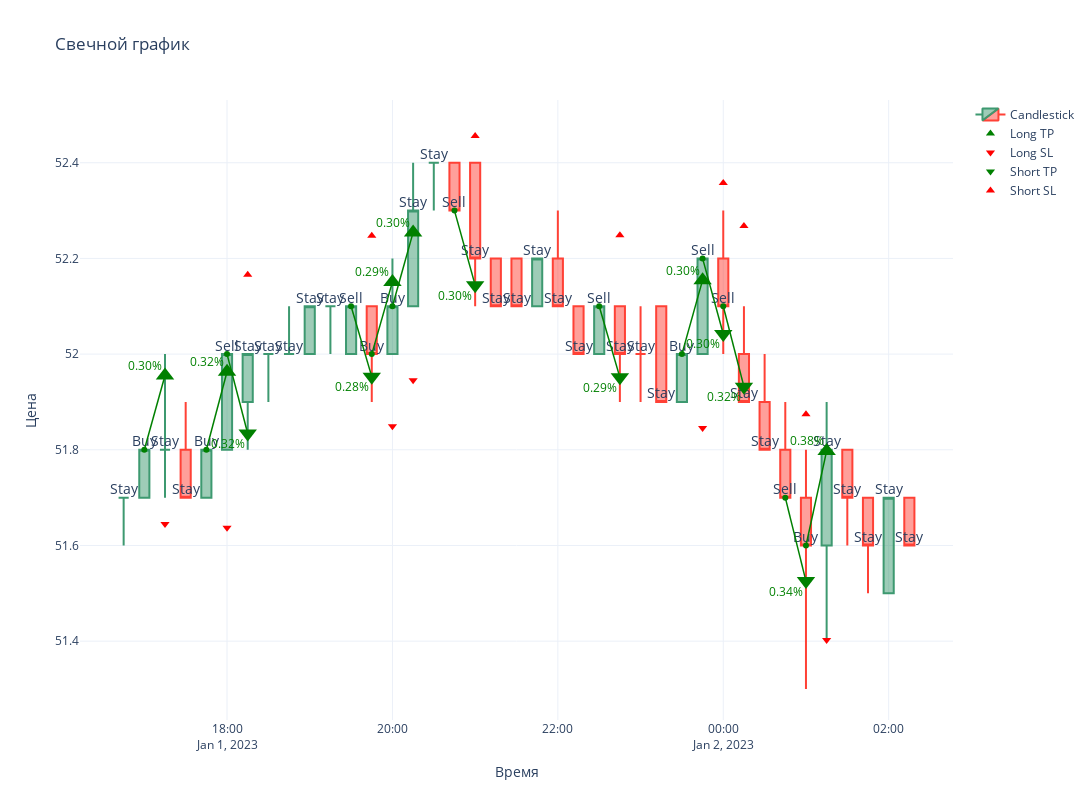

Notebook source saved alongside this figure:
### Code cell
def main():
    # Загрузка и подготовка данных
    df = prepare_data('data/AAVE_USDT_15m_candles.csv', multiplier=2)
    tp_profit = df[df['target'] == 1]['returns'].mean()
    sl_loss = df[df['target'] == -1]['returns'].abs().mean()
    print(f"Средний TP: {tp_profit:.4%}, Средний SL: {sl_loss:.4%}")
    print(df.target.value_counts())
    
    # Визуализация
    viz_df = df[65:104]
    fig = create_candlestick_chart(viz_df)
    add_levels(fig, viz_df)
    add_target_annotations(fig, viz_df)
    add_trade_lines(fig, viz_df)  # Заменяем предыдущие аннотации
    
    fig.show()

if __name__ == "__main__":
    main()

### Figure 1 — Plotly figure (JSON) as saved in the notebook; plotly's stock layout.template omitted (floating-point values rounded to 4 significant figures)
{"data": [{"close": [51.7, 51.8, 51.8, 51.7, 51.8, 52, 52, 52, 52, 52.1, 52.1, 52.1, 52, 52.1, 52.3, 52.4, 52.3, 52.2, 52.1, 52.1, 52.2, 52.1, 52, 52.1, 52, 52, 51.9, 52, 52.2, 52.1, 51.9, 51.8, 51.7, 51.6, 51.8, 51.7, 51.6, 51.7, 51.6], "high": [51.7, 51.8, 52, 51.9, 51.8, 52, 52, 52, 52.1, 52.1, 52.1, 52.1, 52.1, 52.2, 52.4, 52.4, 52.4, 52.4, 52.2, 52.2, 52.2, 52.3, 52.1, 52.1, 52.1, 52.1, 52.1, 52, 52.2, 52.3, 52.1, 52, 51.9, 51.8, 51.9, 51.8, 51.7, 51.7, 51.7], "low": [51.6, 51.7, 51.7, 51.7, 51.7, 51.8, 51.8, 51.9, 52, 52, 52, 52, 51.9, 52, 52.1, 52.3, 52.3, 52.1, 52.1, 52.1, 52.1, 52.1, 52, 52, 51.9, 51.9, 51.9, 51.9, 52, 52, 51.9, 51.8, 51.7, 51.3, 51.4, 51.6, 51.5, 51.5, 51.6], "name": "Candlestick", "open": [51.7, 51.7, 51.8, 51.8, 51.7, 51.8, 51.9, 52, 52, 52, 52.1, 52, 52.1, 52, 52.1, 52.4, 52.4, 52.4, 52.2, 52.2, 52.1, 52.2, 52.1, 52, 52.1, 52, 52.1, 51.9, 52, 52.2, 52, 51.9, 51.8, 51.7, 51.6, 51.8, 51.7, 51.5, 51.7], "type": "candlestick", "x": ["2023-01-01T16:45:00", "2023-01-01T17:00:00", "2023-01-01T17:15:00", "2023-01-01T17:30:00", "2023-01-01T17:45:00", "2023-01-01T18:00:00", "2023-01-01T18:15:00", "2023-01-01T18:30:00", "2023-01-01T18:45:00", "2023-01-01T19:00:00", "2023-01-01T19:15:00", "2023-01-01T19:30:00", "2023-01-01T19:45:00", "2023-01-01T20:00:00", "2023-01-01T20:15:00", "2023-01-01T20:30:00", "2023-01-01T20:45:00", "2023-01-01T21:00:00", "2023-01-01T21:15:00", "2023-01-01T21:30:00", "2023-01-01T21:45:00", "2023-01-01T22:00:00", "2023-01-01T22:15:00", "2023-01-01T22:30:00", "2023-01-01T22:45:00", "2023-01-01T23:00:00", "2023-01-01T23:15:00", "2023-01-01T23:30:00", "2023-01-01T23:45:00", "2023-01-02T00:00:00", "2023-01-02T00:15:00", "2023-01-02T00:30:00", "2023-01-02T00:45:00", "2023-01-02T01:00:00", "2023-01-02T01:15:00", "2023-01-02T01:30:00", "2023-01-02T01:45:00", "2023-01-02T02:00:00", "2023-01-02T02:15:00"]}, {"marker": {"color": "green", "size": 8, "symbol": "triangle-up"}, "mode": "markers+text", "name": "Long TP", "textposition": "top center", "type": "scatter", "x": ["2023-01-01T17:15:00", "2023-01-01T18:00:00", "2023-01-01T20:00:00", "2023-01-01T20:15:00", "2023-01-01T23:45:00", "2023-01-02T01:15:00"], "y": [51.96, 51.96, 52.15, 52.25, 52.15, 51.8]}, {"marker": {"color": "red", "size": 8, "symbol": "triangle-down"}, "mode": "markers+text", "name": "Long SL", "textposition": "bottom center", "type": "scatter", "x": ["2023-01-01T17:15:00", "2023-01-01T18:00:00", "2023-01-01T20:00:00", "2023-01-01T20:15:00", "2023-01-01T23:45:00", "2023-01-02T01:15:00"], "y": [51.64, 51.64, 51.85, 51.95, 51.85, 51.4]}, {"marker": {"color": "green", "size": 8, "symbol": "triangle-down"}, "mode": "markers+text", "name": "Short TP", "textposition": "bottom center", "type": "scatter", "x": ["2023-01-01T18:15:00", "2023-01-01T19:45:00", "2023-01-01T21:00:00", "2023-01-01T22:45:00", "2023-01-02T00:00:00", "2023-01-02T00:15:00", "2023-01-02T01:00:00"], "y": [51.83, 51.95, 52.14, 51.95, 52.04, 51.93, 51.53]}, {"marker": {"color": "red", "size": 8, "symbol": "triangle-up"}, "mode": "markers+text", "name": "Short SL", "textposition": "top center", "type": "scatter", "x": ["2023-01-01T18:15:00", "2023-01-01T19:45:00", "2023-01-01T21:00:00", "2023-01-01T22:45:00", "2023-01-02T00:00:00", "2023-01-02T00:15:00", "2023-01-02T01:00:00"], "y": [52.17, 52.25, 52.46, 52.25, 52.36, 52.27, 51.87]}, {"mode": "text", "showlegend": false, "text": "Stay", "textfont": {"size": 14}, "textposition": "top center", "type": "scatter", "x": ["2023-01-01T16:45:00"], "y": [51.7]}, {"mode": "text", "showlegend": false, "text": "Buy", "textfont": {"size": 14}, "textposition": "top center", "type": "scatter", "x": ["2023-01-01T17:00:00"], "y": [51.8]}, {"mode": "text", "showlegend": false, "text": "Stay", "textfont": {"size": 14}, "textposition": "top center", "type": "scatter", "x": ["2023-01-01T17:15:00"], "y": [51.8]}, {"mode": "text", "showlegend": false, "text": "Stay", "textfont": {"size": 14}, "textposition": "top center", "type": "scatter", "x": ["2023-01-01T17:30:00"], "y": [51.7]}, {"mode": "text", "showlegend": false, "text": "Buy", "textfont": {"size": 14}, "textposition": "top center", "type": "scatter", "x": ["2023-01-01T17:45:00"], "y": [51.8]}, {"mode": "text", "showlegend": false, "text": "Sell", "textfont": {"size": 14}, "textposition": "top center", "type": "scatter", "x": ["2023-01-01T18:00:00"], "y": [52]}, {"mode": "text", "showlegend": false, "text": "Stay", "textfont": {"size": 14}, "textposition": "top center", "type": "scatter", "x": ["2023-01-01T18:15:00"], "y": [52]}, {"mode": "text", "showlegend": false, "text": "Stay", "textfont": {"size": 14}, "textposition": "top center", "type": "scatter", "x": ["2023-01-01T18:30:00"], "y": [52]}, {"mode": "text", "showlegend": false, "text": "Stay", "textfont": {"size": 14}, "textposition": "top center", "type": "scatter", "x": ["2023-01-01T18:45:00"], "y": [52]}, {"mode": "text", "showlegend": false, "text": "Stay", "textfont": {"size": 14}, "textposition": "top center", "type": "scatter", "x": ["2023-01-01T19:00:00"], "y": [52.1]}, {"mode": "text", "showlegend": false, "text": "Stay", "textfont": {"size": 14}, "textposition": "top center", "type": "scatter", "x": ["2023-01-01T19:15:00"], "y": [52.1]}, {"mode": "text", "showlegend": false, "text": "Sell", "textfont": {"size": 14}, "textposition": "top center", "type": "scatter", "x": ["2023-01-01T19:30:00"], "y": [52.1]}, {"mode": "text", "showlegend": false, "text": "Buy", "textfont": {"size": 14}, "textposition": "top center", "type": "scatter", "x": ["2023-01-01T19:45:00"], "y": [52]}, {"mode": "text", "showlegend": false, "text": "Buy", "textfont": {"size": 14}, "textposition": "top center", "type": "scatter", "x": ["2023-01-01T20:00:00"], "y": [52.1]}, {"mode": "text", "showlegend": false, "text": "Stay", "textfont": {"size": 14}, "textposition": "top center", "type": "scatter", "x": ["2023-01-01T20:15:00"], "y": [52.3]}, {"mode": "text", "showlegend": false, "text": "Stay", "textfont": {"size": 14}, "textposition": "top center", "type": "scatter", "x": ["2023-01-01T20:30:00"], "y": [52.4]}, {"mode": "text", "showlegend": false, "text": "Sell", "textfont": {"size": 14}, "textposition": "top center", "type": "scatter", "x": ["2023-01-01T20:45:00"], "y": [52.3]}, {"mode": "text", "showlegend": false, "text": "Stay", "textfont": {"size": 14}, "textposition": "top center", "type": "scatter", "x": ["2023-01-01T21:00:00"], "y": [52.2]}, {"mode": "text", "showlegend": false, "text": "Stay", "textfont": {"size": 14}, "textposition": "top center", "type": "scatter", "x": ["2023-01-01T21:15:00"], "y": [52.1]}, {"mode": "text", "showlegend": false, "text": "Stay", "textfont": {"size": 14}, "textposition": "top center", "type": "scatter", "x": ["2023-01-01T21:30:00"], "y": [52.1]}, {"mode": "text", "showlegend": false, "text": "Stay", "textfont": {"size": 14}, "textposition": "top center", "type": "scatter", "x": ["2023-01-01T21:45:00"], "y": [52.2]}, {"mode": "text", "showlegend": false, "text": "Stay", "textfont": {"size": 14}, "textposition": "top center", "type": "scatter", "x": ["2023-01-01T22:00:00"], "y": [52.1]}, {"mode": "text", "showlegend": false, "text": "Stay", "textfont": {"size": 14}, "textposition": "top center", "type": "scatter", "x": ["2023-01-01T22:15:00"], "y": [52]}, {"mode": "text", "showlegend": false, "text": "Sell", "textfont": {"size": 14}, "textposition": "top center", "type": "scatter", "x": ["2023-01-01T22:30:00"], "y": [52.1]}, {"mode": "text", "showlegend": false, "text": "Stay", "textfont": {"size": 14}, "textposition": "top center", "type": "scatter", "x": ["2023-01-01T22:45:00"], "y": [52]}, {"mode": "text", "showlegend": false, "text": "Stay", "textfont": {"size": 14}, "textposition": "top center", "type": "scatter", "x": ["2023-01-01T23:00:00"], "y": [52]}, {"mode": "text", "showlegend": false, "text": "Stay", "textfont": {"size": 14}, "textposition": "top center", "type": "scatter", "x": ["2023-01-01T23:15:00"], "y": [51.9]}, {"mode": "text", "showlegend": false, "text": "Buy", "textfont": {"size": 14}, "textposition": "top center", "type": "scatter", "x": ["2023-01-01T23:30:00"], "y": [52]}, {"mode": "text", "showlegend": false, "text": "Sell", "textfont": {"size": 14}, "textposition": "top center", "type": "scatter", "x": ["2023-01-01T23:45:00"], "y": [52.2]}, {"mode": "text", "showlegend": false, "text": "Sell", "textfont": {"size": 14}, "textposition": "top center", "type": "scatter", "x": ["2023-01-02T00:00:00"], "y": [52.1]}, {"mode": "text", "showlegend": false, "text": "Stay", "textfont": {"size": 14}, "textposition": "top center", "type": "scatter", "x": ["2023-01-02T00:15:00"], "y": [51.9]}, {"mode": "text", "showlegend": false, "text": "Stay", "textfont": {"size": 14}, "textposition": "top center", "type": "scatter", "x": ["2023-01-02T00:30:00"], "y": [51.8]}, {"mode": "text", "showlegend": false, "text": "Sell", "textfont": {"size": 14}, "textposition": "top center", "type": "scatter", "x": ["2023-01-02T00:45:00"], "y": [51.7]}, {"mode": "text", "showlegend": false, "text": "Buy", "textfont": {"size": 14}, "textposition": "top center", "type": "scatter", "x": ["2023-01-02T01:00:00"], "y": [51.6]}, {"mode": "text", "showlegend": false, "text": "Stay", "textfont": {"size": 14}, "textposition": "top center", "type": "scatter", "x": ["2023-01-02T01:15:00"], "y": [51.8]}, {"mode": "text", "showlegend": false, "text": "Stay", "textfont": {"size": 14}, "textposition": "top center", "type": "scatter", "x": ["2023-01-02T01:30:00"], "y": [51.7]}, {"mode": "text", "showlegend": false, "text": "Stay", "textfont": {"size": 14}, "textposition": "top center", "type": "scatter", "x": ["2023-01-02T01:45:00"], "y": [51.6]}, {"mode": "text", "showlegend": false, "text": "Stay", "textfont": {"size": 14}, "textposition": "top center", "type": "scatter", "x": ["2023-01-02T02:00:00"], "y": [51.7]}, {"mode": "text", "showlegend": false, "text": "Stay", "textfont": {"size": 14}, "textposition": "top center", "type": "scatter", "x": ["2023-01-02T02:15:00"], "y": [51.6]}, {"line": {"color": "green", "width": 1.5}, "marker": {"size": 6}, "mode": "lines+markers", "showlegend": false, "type": "scatter", "x": ["2023-01-01T17:00:00", "2023-01-01T17:15:00"], "y": [51.8, 51.96]}, {"marker": {"color": "green", "size": 16, "symbol": "triangle-up"}, "mode": "markers", "showlegend": false, "type": "scatter", "x": ["2023-01-01T17:15:00"], "y": [51.96]}, {"line": {"color": "green", "width": 1.5}, "marker": {"size": 6}, "mode": "lines+markers", "showlegend": false, "type": "scatter", "x": ["2023-01-01T17:45:00", "2023-01-01T18:00:00"], "y": [51.8, 51.96]}, {"marker": {"color": "green", "size": 16, "symbol": "triangle-up"}, "mode": "markers", "showlegend": false, "type": "scatter", "x": ["2023-01-01T18:00:00"], "y": [51.96]}, {"line": {"color": "green", "width": 1.5}, "marker": {"size": 6}, "mode": "lines+markers", "showlegend": false, "type": "scatter", "x": ["2023-01-01T18:00:00", "2023-01-01T18:15:00"], "y": [52, 51.83]}, {"marker": {"color": "green", "size": 16, "symbol": "triangle-down"}, "mode": "markers", "showlegend": false, "type": "scatter", "x": ["2023-01-01T18:15:00"], "y": [51.83]}, {"line": {"color": "green", "width": 1.5}, "marker": {"size": 6}, "mode": "lines+markers", "showlegend": false, "type": "scatter", "x": ["2023-01-01T19:30:00", "2023-01-01T19:45:00"], "y": [52.1, 51.95]}, {"marker": {"color": "green", "size": 16, "symbol": "triangle-down"}, "mode": "markers", "showlegend": false, "type": "scatter", "x": ["2023-01-01T19:45:00"], "y": [51.95]}, {"line": {"color": "green", "width": 1.5}, "marker": {"size": 6}, "mode": "lines+markers", "showlegend": false, "type": "scatter", "x": ["2023-01-01T19:45:00", "2023-01-01T20:00:00"], "y": [52, 52.15]}, {"marker": {"color": "green", "size": 16, "symbol": "triangle-up"}, "mode": "markers", "showlegend": false, "type": "scatter", "x": ["2023-01-01T20:00:00"], "y": [52.15]}, {"line": {"color": "green", "width": 1.5}, "marker": {"size": 6}, "mode": "lines+markers", "showlegend": false, "type": "scatter", "x": ["2023-01-01T20:00:00", "2023-01-01T20:15:00"], "y": [52.1, 52.25]}, {"marker": {"color": "green", "size": 16, "symbol": "triangle-up"}, "mode": "markers", "showlegend": false, "type": "scatter", "x": ["2023-01-01T20:15:00"], "y": [52.25]}, {"line": {"color": "green", "width": 1.5}, "marker": {"size": 6}, "mode": "lines+markers", "showlegend": false, "type": "scatter", "x": ["2023-01-01T20:45:00", "2023-01-01T21:00:00"], "y": [52.3, 52.14]}, {"marker": {"color": "green", "size": 16, "symbol": "triangle-down"}, "mode": "markers", "showlegend": false, "type": "scatter", "x": ["2023-01-01T21:00:00"], "y": [52.14]}, {"line": {"color": "green", "width": 1.5}, "marker": {"size": 6}, "mode": "lines+markers", "showlegend": false, "type": "scatter", "x": ["2023-01-01T22:30:00", "2023-01-01T22:45:00"], "y": [52.1, 51.95]}, {"marker": {"color": "green", "size": 16, "symbol": "triangle-down"}, "mode": "markers", "showlegend": false, "type": "scatter", "x": ["2023-01-01T22:45:00"], "y": [51.95]}, {"line": {"color": "green", "width": 1.5}, "marker": {"size": 6}, "mode": "lines+markers", "showlegend": false, "type": "scatter", "x": ["2023-01-01T23:30:00", "2023-01-01T23:45:00"], "y": [52, 52.15]}, {"marker": {"color": "green", "size": 16, "symbol": "triangle-up"}, "mode": "markers", "showlegend": false, "type": "scatter", "x": ["2023-01-01T23:45:00"], "y": [52.15]}, {"line": {"color": "green", "width": 1.5}, "marker": {"size": 6}, "mode": "lines+markers", "showlegend": false, "type": "scatter", "x": ["2023-01-01T23:45:00", "2023-01-02T00:00:00"], "y": [52.2, 52.04]}, {"marker": {"color": "green", "size": 16, "symbol": "triangle-down"}, "mode": "markers", "showlegend": false, "type": "scatter", "x": ["2023-01-02T00:00:00"], "y": [52.04]}, {"line": {"color": "green", "width": 1.5}, "marker": {"size": 6}, "mode": "lines+markers", "showlegend": false, "type": "scatter", "x": ["2023-01-02T00:00:00", "2023-01-02T00:15:00"], "y": [52.1, 51.93]}, {"marker": {"color": "green", "size": 16, "symbol": "triangle-down"}, "mode": "markers", "showlegend": false, "type": "scatter", "x": ["2023-01-02T00:15:00"], "y": [51.93]}, {"line": {"color": "green", "width": 1.5}, "marker": {"size": 6}, "mode": "lines+markers", "showlegend": false, "type": "scatter", "x": ["2023-01-02T00:45:00", "2023-01-02T01:00:00"], "y": [51.7, 51.53]}, {"marker": {"color": "green", "size": 16, "symbol": "triangle-down"}, "mode": "markers", "showlegend": false, "type": "scatter", "x": ["2023-01-02T01:00:00"], "y": [51.53]}, {"line": {"color": "green", "width": 1.5}, "marker": {"size": 6}, "mode": "lines+markers", "showlegend": false, "type": "scatter", "x": ["2023-01-02T01:00:00", "2023-01-02T01:15:00"], "y": [51.6, 51.8]}, {"marker": {"color": "green", "size": 16, "symbol": "triangle-up"}, "mode": "markers", "showlegend": false, "type": "scatter", "x": ["2023-01-02T01:15:00"], "y": [51.8]}], "layout": {"annotations": [{"font": {"color": "green", "size": 12}, "showarrow": false, "text": "0.30%", "x": "2023-01-01T17:15:00", "xshift": -20, "y": 51.96, "yshift": 10}, {"font": {"color": "green", "size": 12}, "showarrow": false, "text": "0.32%", "x": "2023-01-01T18:00:00", "xshift": -20, "y": 51.96, "yshift": 10}, {"font": {"color": "green", "size": 12}, "showarrow": false, "text": "0.32%", "x": "2023-01-01T18:15:00", "xshift": -20, "y": 51.83, "yshift": -10}, {"font": {"color": "green", "size": 12}, "showarrow": false, "text": "0.28%", "x": "2023-01-01T19:45:00", "xshift": -20, "y": 51.95, "yshift": -10}, {"font": {"color": "green", "size": 12}, "showarrow": false, "text": "0.29%", "x": "2023-01-01T20:00:00", "xshift": -20, "y": 52.15, "yshift": 10}, {"font": {"color": "green", "size": 12}, "showarrow": false, "text": "0.30%", "x": "2023-01-01T20:15:00", "xshift": -20, "y": 52.25, "yshift": 10}, {"font": {"color": "green", "size": 12}, "showarrow": false, "text": "0.30%", "x": "2023-01-01T21:00:00", "xshift": -20, "y": 52.14, "yshift": -10}, {"font": {"color": "green", "size": 12}, "showarrow": false, "text": "0.29%", "x": "2023-01-01T22:45:00", "xshift": -20, "y": 51.95, "yshift": -10}, {"font": {"color": "green", "size": 12}, "showarrow": false, "text": "0.30%", "x": "2023-01-01T23:45:00", "xshift": -20, "y": 52.15, "yshift": 10}, {"font": {"color": "green", "size": 12}, "showarrow": false, "text": "0.30%", "x": "2023-01-02T00:00:00", "xshift": -20, "y": 52.04, "yshift": -10}, {"font": {"color": "green", "size": 12}, "showarrow": false, "text": "0.32%", "x": "2023-01-02T00:15:00", "xshift": -20, "y": 51.93, "yshift": -10}, {"font": {"color": "green", "size": 12}, "showarrow": false, "text": "0.34%", "x": "2023-01-02T01:00:00", "xshift": -20, "y": 51.53, "yshift": -10}, {"font": {"color": "green", "size": 12}, "showarrow": false, "text": "0.38%", "x": "2023-01-02T01:15:00", "xshift": -20, "y": 51.8, "yshift": 10}], "height": 800, "title": {"text": "Свечной график"}, "width": 1500, "xaxis": {"rangeslider": {"visible": false}, "title": {"text": "Время"}}, "yaxis": {"title": {"text": "Цена"}}}}
